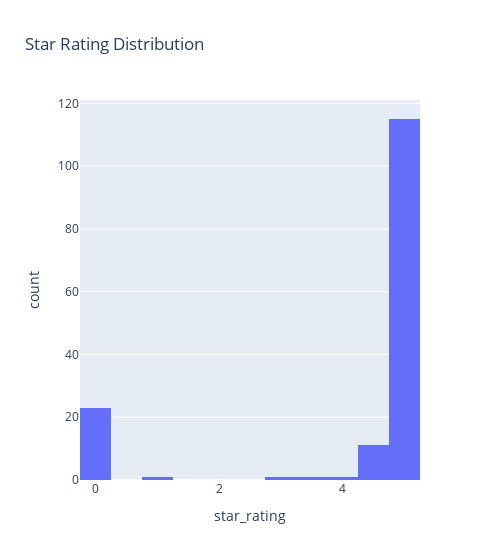

This figure's notebook cell:
### Markdown cell above
### EDA

### Code cell
px.histogram(all_df, 'star_rating', width=500, title='Star Rating Distribution')

### Figure 1 — Plotly figure (JSON) as saved in the notebook; plotly's stock layout.template omitted (floating-point values rounded to 4 significant figures; data arrays with more than 128 entries replaced by an {"elided": "..."} marker saying what was removed)
{"data": [{"alignmentgroup": "True", "bingroup": "x", "hovertemplate": "star_rating=%{x}<br>count=%{y}<extra></extra>", "legendgroup": "", "marker": {"color": "#636efa", "pattern": {"shape": ""}}, "name": "", "offsetgroup": "", "orientation": "v", "showlegend": false, "type": "histogram", "x": {"elided": "153 float values"}, "xaxis": "x", "yaxis": "y"}], "layout": {"barmode": "relative", "legend": {"tracegroupgap": 0}, "title": {"text": "Star Rating Distribution"}, "width": 500, "xaxis": {"anchor": "y", "domain": [0, 1], "title": {"text": "star_rating"}}, "yaxis": {"anchor": "x", "domain": [0, 1], "title": {"text": "count"}}}}
